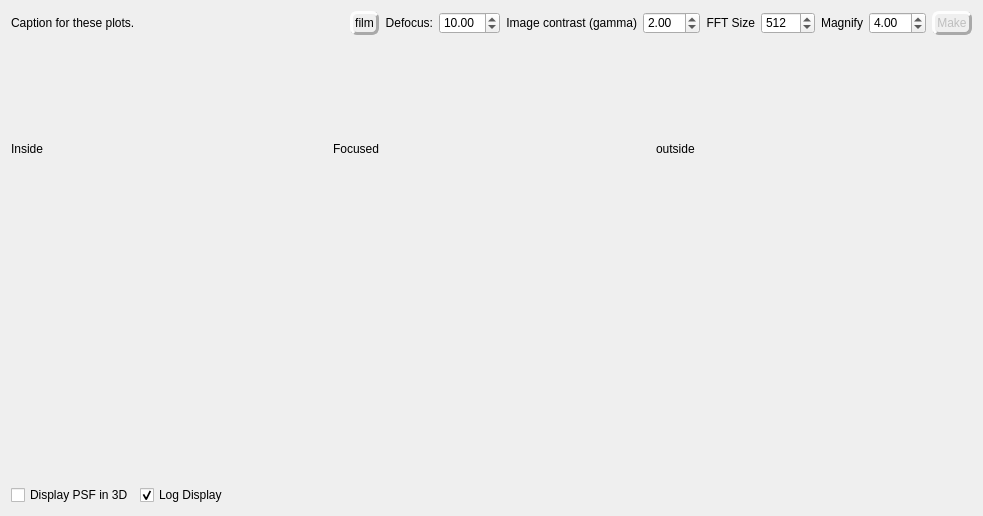
<?xml version="1.0" encoding="UTF-8"?>
<ui version="4.0">
 <class>SimulationsView</class>
 <widget class="QWidget" name="SimulationsView">
  <property name="geometry">
   <rect>
    <x>0</x>
    <y>0</y>
    <width>828</width>
    <height>516</height>
   </rect>
  </property>
  <property name="windowTitle">
   <string>Form</string>
  </property>
  <property name="styleSheet">
   <string notr="true"> QPushButton{ border-style: outset;
                        border-width: 3px;
                        border-radius: 7px;
                        border-color: darkgray;
                        font: normal 12px;
                           padding: 2px; }</string>
  </property>
  <layout class="QVBoxLayout" name="verticalLayout" stretch="1,100,100,1">
   <item>
    <layout class="QHBoxLayout" name="horizontalLayout">
     <item>
      <widget class="QLabel" name="caption">
       <property name="text">
        <string>Caption for these plots.                                                               </string>
       </property>
      </widget>
     </item>
     <item>
      <spacer name="horizontalSpacer">
       <property name="orientation">
        <enum>Qt::Horizontal</enum>
       </property>
       <property name="sizeHint" stdset="0">
        <size>
         <width>40</width>
         <height>20</height>
        </size>
       </property>
      </spacer>
     </item>
     <item>
      <widget class="QPushButton" name="film">
       <property name="text">
        <string>film</string>
       </property>
      </widget>
     </item>
     <item>
      <widget class="QLabel" name="label_2">
       <property name="text">
        <string>Defocus:</string>
       </property>
       <property name="alignment">
        <set>Qt::AlignRight|Qt::AlignTrailing|Qt::AlignVCenter</set>
       </property>
      </widget>
     </item>
     <item>
      <widget class="QDoubleSpinBox" name="defocusSB">
       <property name="toolTip">
        <string>&lt;html&gt;&lt;head/&gt;&lt;body&gt;&lt;p&gt;Eyepiece defocus in waves&lt;/p&gt;&lt;/body&gt;&lt;/html&gt;</string>
       </property>
       <property name="minimum">
        <double>-50.000000000000000</double>
       </property>
       <property name="maximum">
        <double>49.000000000000000</double>
       </property>
       <property name="singleStep">
        <double>0.100000000000000</double>
       </property>
       <property name="value">
        <double>10.000000000000000</double>
       </property>
      </widget>
     </item>
     <item>
      <widget class="QLabel" name="label_3">
       <property name="text">
        <string>Image contrast (gamma)</string>
       </property>
       <property name="alignment">
        <set>Qt::AlignRight|Qt::AlignTrailing|Qt::AlignVCenter</set>
       </property>
      </widget>
     </item>
     <item>
      <widget class="QDoubleSpinBox" name="gammaSB">
       <property name="minimum">
        <double>0.100000000000000</double>
       </property>
       <property name="singleStep">
        <double>0.100000000000000</double>
       </property>
       <property name="value">
        <double>2.000000000000000</double>
       </property>
      </widget>
     </item>
     <item>
      <widget class="QLabel" name="label_5">
       <property name="text">
        <string>FFT Size</string>
       </property>
       <property name="alignment">
        <set>Qt::AlignRight|Qt::AlignTrailing|Qt::AlignVCenter</set>
       </property>
      </widget>
     </item>
     <item>
      <widget class="QSpinBox" name="FFTSizeSB">
       <property name="toolTip">
        <string>If alysing occurs increase this value</string>
       </property>
       <property name="minimum">
        <number>200</number>
       </property>
       <property name="maximum">
        <number>5000</number>
       </property>
       <property name="singleStep">
        <number>100</number>
       </property>
       <property name="value">
        <number>512</number>
       </property>
      </widget>
     </item>
     <item>
      <widget class="QLabel" name="label_4">
       <property name="text">
        <string>Magnify</string>
       </property>
       <property name="alignment">
        <set>Qt::AlignRight|Qt::AlignTrailing|Qt::AlignVCenter</set>
       </property>
      </widget>
     </item>
     <item>
      <widget class="QDoubleSpinBox" name="centerMagnifySB">
       <property name="toolTip">
        <string>Imaage magnifiction (as with an eyepiece)</string>
       </property>
       <property name="minimum">
        <double>1.000000000000000</double>
       </property>
       <property name="value">
        <double>4.000000000000000</double>
       </property>
      </widget>
     </item>
     <item>
      <widget class="QPushButton" name="MakePB">
       <property name="enabled">
        <bool>false</bool>
       </property>
       <property name="toolTip">
        <string>Generat star tests.</string>
       </property>
       <property name="text">
        <string>Make</string>
       </property>
      </widget>
     </item>
    </layout>
   </item>
   <item>
    <layout class="QHBoxLayout" name="horizontalLayout_7">
     <item>
      <widget class="QLabel" name="inside">
       <property name="text">
        <string>Inside</string>
       </property>
      </widget>
     </item>
     <item>
      <widget class="QLabel" name="Focused">
       <property name="text">
        <string>Focused</string>
       </property>
      </widget>
     </item>
     <item>
      <widget class="QLabel" name="outside">
       <property name="sizePolicy">
        <sizepolicy hsizetype="Preferred" vsizetype="Preferred">
         <horstretch>0</horstretch>
         <verstretch>2</verstretch>
        </sizepolicy>
       </property>
       <property name="text">
        <string>outside</string>
       </property>
      </widget>
     </item>
    </layout>
   </item>
   <item>
    <layout class="QHBoxLayout" name="horizontalLayout_8">
     <item>
      <widget class="QWidget" name="PSF3DWidget" native="true"/>
     </item>
     <item>
      <widget class="psfPlot" name="psfView" native="true">
       <property name="sizePolicy">
        <sizepolicy hsizetype="Preferred" vsizetype="Preferred">
         <horstretch>0</horstretch>
         <verstretch>1</verstretch>
        </sizepolicy>
       </property>
      </widget>
     </item>
     <item>
      <widget class="QwtPlot" name="MTF" native="true">
       <property name="sizePolicy">
        <sizepolicy hsizetype="Preferred" vsizetype="Preferred">
         <horstretch>0</horstretch>
         <verstretch>1</verstretch>
        </sizepolicy>
       </property>
      </widget>
     </item>
    </layout>
   </item>
   <item>
    <layout class="QHBoxLayout" name="horizontalLayout_2">
     <item>
      <widget class="QCheckBox" name="show3D">
       <property name="text">
        <string>Display PSF in 3D</string>
       </property>
      </widget>
     </item>
     <item>
      <widget class="QCheckBox" name="doLog">
       <property name="text">
        <string>Log Display</string>
       </property>
       <property name="checked">
        <bool>true</bool>
       </property>
      </widget>
     </item>
     <item>
      <spacer name="horizontalSpacer_2">
       <property name="orientation">
        <enum>Qt::Horizontal</enum>
       </property>
       <property name="sizeHint" stdset="0">
        <size>
         <width>40</width>
         <height>20</height>
        </size>
       </property>
      </spacer>
     </item>
    </layout>
   </item>
  </layout>
 </widget>
 <customwidgets>
  <customwidget>
   <class>QwtPlot</class>
   <extends>QWidget</extends>
   <header location="global">qwt_plot.h</header>
   <container>1</container>
  </customwidget>
  <customwidget>
   <class>psfPlot</class>
   <extends>QWidget</extends>
   <header>psfplot.h</header>
   <container>1</container>
  </customwidget>
 </customwidgets>
 <resources/>
 <connections/>
</ui>
